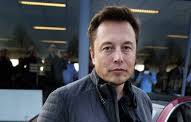
#> input picture face_recognition_fierbase/img/001.jpg, 191 x 122 px, given in place of the camera
$ python virtual_pent_project_1_opencv_8.py
#> lines starting #> are read from the running program, lines starting #| are printed output that depends on the picture; after the words box and inside, x2 and y2 are one past the last pixel; in counts of white or black regions, pixels touching at a corner belong together
#> further down, img is the input picture: shape (122, 191, 3); mean B, G, R 76.8, 70.4, 68.1
import cv2 as cv
import numpy as np

framew=600
frameh=400
#facecascade=cv.CascadeClassifier("archive\haarcascade_frontalface_alt.xml")
cap=cv.VideoCapture(0)
cap.set(3,framew)
cap.set(4,frameh)

mycolore=[[5,107,0,18,255,255],[133,56,0,159,156,255],[57,76,0,100,255,255]]#[0,27,7,179,255,72]]

mycolorvalue=[[51,153,255],[255,0,255],[0,255,0]]  #BGR
x,y=0,0
mypoint= []    #[x,y,colorid]

def empty():
    pass

cv.namedWindow("Trackbars")
cv.resizeWindow("Trackbars",640,240)

cv.createTrackbar("hue min","Trackbars",0,179,empty)
cv.createTrackbar("hue max","Trackbars",0,179,empty)
cv.createTrackbar("sat min","Trackbars",0,255,empty)
cv.createTrackbar("sat max","Trackbars",0,255,empty)
cv.createTrackbar("val min","Trackbars",0,255,empty)
cv.createTrackbar("val max","Trackbars",0,255,empty)


def findcolore(img,mycolore,mycolorvalue):

    imghsv=cv.cvtColor(img,cv.COLOR_BGR2HSV)
#> imghsv: shape (122, 191, 3); mean H, S, V 81.5, 80.5, 83.7
    h_min=cv.getTrackbarPos("hue min","Trackbars")
    h_max=cv.getTrackbarPos("hue max","Trackbars")
    s_min=cv.getTrackbarPos("sat min","Trackbars")
    s_max=cv.getTrackbarPos("sat max","Trackbars")
    v_min=cv.getTrackbarPos("val min","Trackbars")
    v_max=cv.getTrackbarPos("val max","Trackbars")

    count =0
    newpoint=[]


    for colore in mycolore:


        lower=np.array(colore[0:3])
        upper=np.array(colore[3:6])
        mask=cv.inRange(imghsv,lower,upper)
        x,y=getcontours(mask)
        cv.circle(imgcontuor,(x,y),10,mycolorvalue[count],cv.FILLED)

        if x!=0 and y!=0:
            newpoint.append([x,y,count])

        count+=1
#> this loop made 3 passes
#> contours in getcontours on pass 2: 41 contours, all with area under 20
#> pass 1, in findcolore, `mask=cv.inRange(imghsv,lower,upper)`:
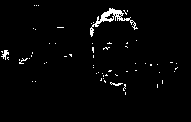
#> mask: shape (122, 191); 2.3% white in thin lines or dots, all inside (x1, y1, x2, y2) = (1, 5, 178, 95)
#> pass 2, in findcolore, `mask=cv.inRange(imghsv,lower,upper)`:
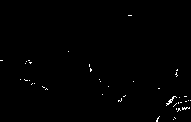
#> mask: shape (122, 191); 0.63% white in thin lines or dots, all inside (x1, y1, x2, y2) = (0, 15, 191, 122)
#> pass 3, in findcolore, `mask=cv.inRange(imghsv,lower,upper)`:
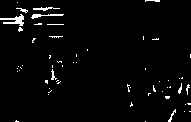
#> mask: shape (122, 191); 2.7% white in thin lines or dots
#> after the loop:
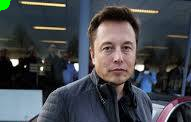
#> imgcontuor: shape (122, 191, 3); 0.39% of pixels changed, all inside (x1, y1, x2, y2) = (0, 0, 11, 11)
#> after the loop, count = 3; newpoint = []
        # [4 lines of commented-out code are left out]
    return newpoint


def getcontours(img):
    contours,hierachy=cv.findContours(img,cv.RETR_EXTERNAL,cv.CHAIN_APPROX_NONE)
    x,y,w,h=0,0,0,0
    for cnt in contours:
        area=cv.contourArea(cnt)


        if area >500:
            #cv.drawContours(imgcontuor,cnt,-1,mycolorvalue,3)

            per1=cv.arcLength(cnt,True)

            approx=cv.approxPolyDP(cnt,0.02*per1,True)


            x, y, w, h = cv.boundingRect(approx)

            if cv.waitKey(1)  ==  ord('q'):
                break


    return (x+w//2,y)


def drawoncanvas(mypoint,mycolorvalue):

    for point in mypoint:
        cv.circle(imgcontuor,(point[0],point[1]),10,mycolorvalue[point[2]],cv.FILLED)


while True:
    succ,img=cap.read()
    #gray = cv.cvtColor(img, cv.COLOR_BGR2GRAY)
    imgcontuor=img.copy()


    newpoint=findcolore(img,mycolore,mycolorvalue)
#> newpoint = []
    if len(newpoint)!=0:
        for nwp in newpoint:
            mypoint.append(nwp)
    if len(mypoint)!=0:
        drawoncanvas(mypoint,mycolorvalue)


    # [5 lines of commented-out code are left out]
    cv.imshow("video",imgcontuor)
    if cv.waitKey(1)  ==  ord('q'):
#> (key q is pressed here)
        break

$ run again, on face_recognition_fierbase/img/003.jpg
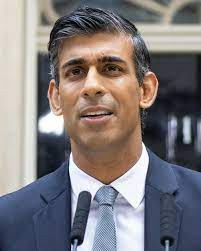
#> input picture face_recognition_fierbase/img/003.jpg, 201 x 251 px, given in place of the camera
#> img is the input picture: shape (251, 201, 3); mean B, G, R 124.2, 122.3, 127.6
#> imghsv: shape (251, 201, 3); mean H, S, V 67.6, 65.3, 141.3
#> the loop in findcolore, `for colore in mycolore:  ` made 3 passes; (key q is pressed on pass 1)
#> (x, y) on passes 1, 3: (117, 76), (0, 0)
#> pass 1, in findcolore, `mask=cv.inRange(imghsv,lower,upper)`:
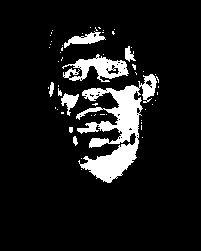
#> mask: shape (251, 201); 10.2% white; 55 white regions (46 under 20 px), largest, box (x1, y1, x2, y2) and area: (76, 74, 159, 183) 3438, (62, 54, 129, 82) 887, (64, 31, 106, 48) 295
#> after the loop in findcolore, `for colore in mycolore:`:
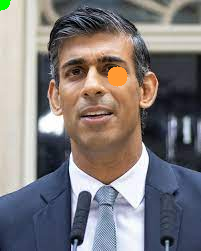
#> imgcontuor: shape (251, 201, 3); 0.81% of pixels changed, all inside (x1, y1, x2, y2) = (0, 0, 128, 87)
#> after the loop in findcolore, `for colore in mycolore:`: count = 3; newpoint = [[117, 76, 0]]
#> the loop `for nwp in newpoint:` made 1 pass
#> the loop in drawoncanvas, `for point in mypoint:` made 1 pass
